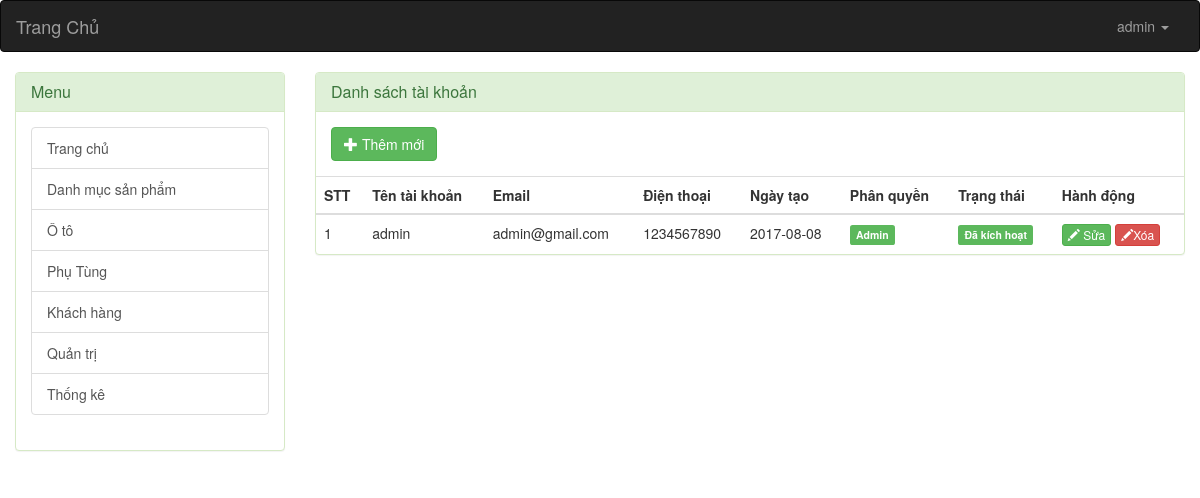
The app's page /admin/index.php?controller=quan-tri (signed in) with its own data.
### tables this page shows
CREATE TABLE `quan_tri` (
  `Ma_qt` int(11) NOT NULL,
  `Ten_dang_nhap` varchar(100) NOT NULL,
  `Email` varchar(100) NOT NULL,
  `Dien_thoai` varchar(100) NOT NULL,
  `Quyen_han` smallint(1) DEFAULT '3',
  `Ngay_tao` date DEFAULT NULL,
  `Mat_khau` varchar(64) NOT NULL,
  `Trang_thai` smallint(1) DEFAULT '1'
);

### admin/modules/quan-tri/danh-sach.php (the view)
<?php
$sql = "SELECT * FROM quan_tri";
$ketqua = mysqli_query($conn,$sql);
?>
<div class="panel panel-success">
	<div class="panel-heading">
		<h3 class="panel-title">Danh sách tài khoản</h3>
	</div>
	<div class="panel-body">
	<form action="" method="POST" class="form-inline" role="form">
			<a href="index.php?controller=quan-tri&view=them-moi" class="btn btn-success">
			<span class="glyphicon glyphicon-plus"></span>
			Thêm mới</a>
		</form>
	</div>
	<div class="table-responsive">
		<table class="table table-hover">
			<thead>
				<tr>
					<th>STT</th>
					<th>Tên tài khoản</th>
					<th>Email</th>
					<th>Điện thoại</th>
					<th>Ngày tạo</th>
					<th>Phân quyền</th>
					<th>Trạng thái</th>
					<th>Hành động</th>
				</tr>
			</thead>
			<tbody>
			<?php $n=1; while($qt = mysqli_fetch_assoc($ketqua)) : ?>
				<tr>
					<td><?php echo $n; ?></td>
					<td><?php echo $qt['Ten_dang_nhap']; ?></td>
					<td><?php echo $qt['Email']; ?></td>
					<td><?php echo $qt['Dien_thoai']; ?></td>
					<td><?php echo $qt['Ngay_tao']; ?></td>
					<td>
						<?php if($qt['Quyen_han'] == 1) :?>
						<span class="label label-success">Admin</span>
						<?php else : ?>
						<span class="label label-danger">Nhân viên</span>
						<?php endif; ?>
					</td>
					<td>
					<?php if($qt['Trang_thai'] == 1) :?>
						<span class="label label-success">Đã kích hoạt</span>
					<?php else: ?>
						<span class="label label-danger">Chờ kích hoạt</span>
					<?php endif; ?>
					</td>
					<td>
						<a href="index.php?controller=quan-tri&view=chinh-sua&Ma_qt=<?php echo $qt['Ma_qt']; ?>" class="btn btn-xs btn-success">
								<span class="glyphicon glyphicon-pencil"></span> Sửa
							</a>
						<a href="index.php?controller=quan-tri&view=delete&Ma_qt=<?php echo $qt['Ma_qt'] ?>" class="btn btn-xs btn-danger">
							<span class="glyphicon glyphicon-pencil"></span>Xóa
						</a>
					</td>
				</tr>
			<?php $n++; endwhile; ?>
			</tbody>
		</table>
	</div>
</div>

### records on screen
quan_tri: Ten_dang_nhap "admin", Email "admin@gmail.com", Dien_thoai "1234567890", Ngay_tao "2017-08-08", Quyen_han "Admin", Trang_thai "Đã kích hoạt"

### other values on screen
$user['Ten_dang_nhap'] "admin"
